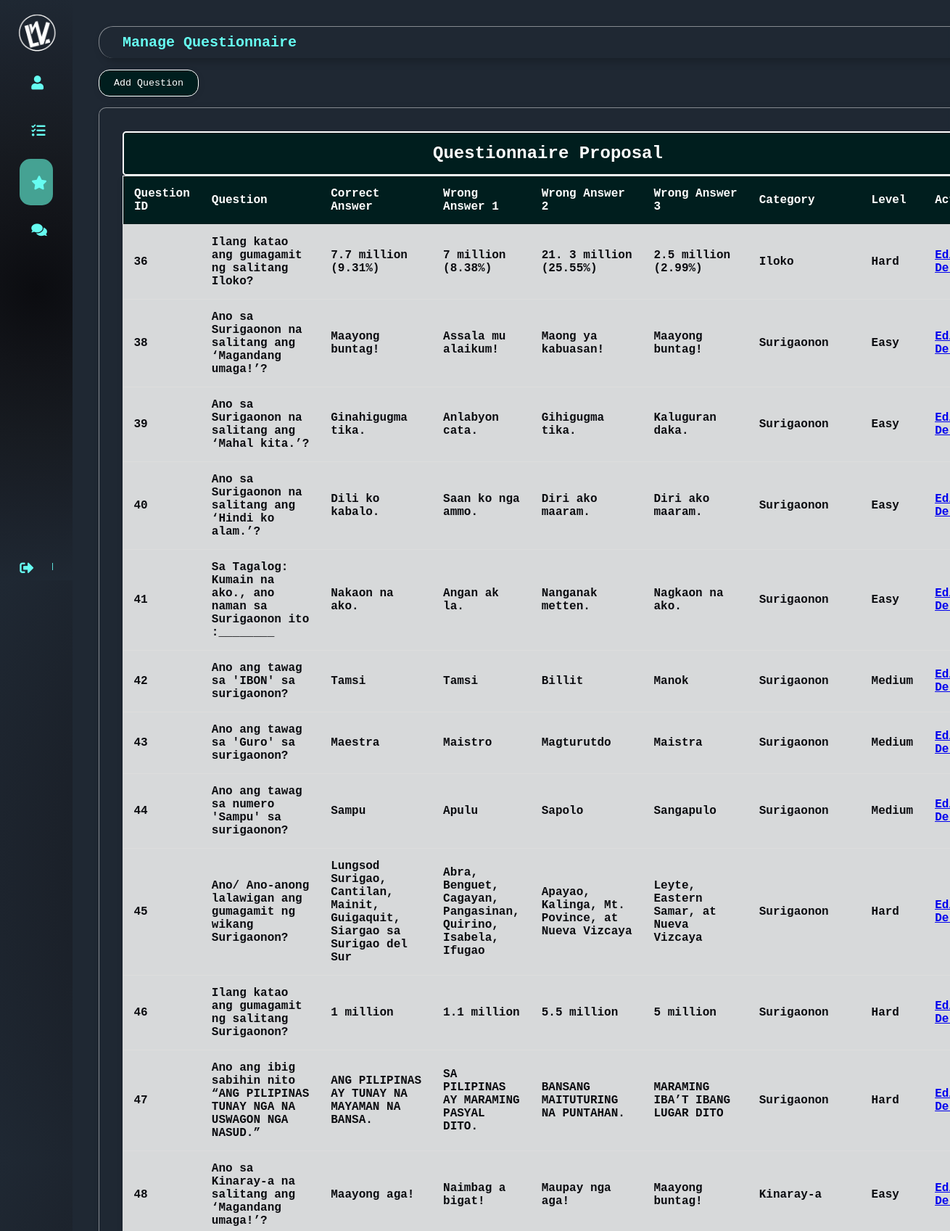
/manage_questioner.php (upper part), run on the app's committed database.
### tables this page shows
CREATE TABLE `tbl_question` (
  `question_id` int(11) NOT NULL,
  `Question` varchar(100) NOT NULL,
  `Correct_answer` varchar(100) NOT NULL,
  `Wrong_Answer1` varchar(100) NOT NULL,
  `Wrong_Answer2` varchar(100) NOT NULL,
  `Wrong_Answer3` varchar(100) NOT NULL,
  `category` varchar(100) DEFAULT NULL,
  `question_level` varchar(100) NOT NULL,
  `question_image` int(11) NOT NULL
);

### manage_questioner.php (the view, shortened to what this page needs)
<!DOCTYPE html>
<html lang="en">
<head>
    <link rel="stylesheet" href="css/manage.css">
    <link rel="stylesheet" href="https://cdnjs.cloudflare.com/ajax/libs/font-awesome/5.15.4/css/all.min.css" />
</head>
<nav>
        <div class="sidebar">
        <div class="logo">
          <img src="images/FINFINFIN.png" alt="logo">
        </div>
        <ul class="mainmenu">
          <li ><a href="dashboard.php" >
            <i class="fas fa-user"></i>
          </a>
          </li>
          <li><a href="translationrequest.php">
            <i class="fas fa-tasks"></i>
          </a>
          </li>
          <li class="active"><a href="#">
            <i class="fas fa-star"></i>
        </a>
        </li>
        <li><a href="feedbackadmin.php   ">
                <i class="fas fa-comments"></i>
            </a>
            </li>
          <li><a href="adminlogin.php" class="logout">
            <i class="fas fa-sign-out-alt"></i>
            <span class="nav-item">Logout</span>
          </a>
          </li>
        </ul>
      </div>
</nav>
<div class="maincontent">
    <main>
        <div class="glassmorphism2">
            <div class="headertitle">
                <span> <b>Manage Questionnaire</b></span>
            </div>
        </div>
        <button class="add-button" onclick="openAddModal()">Add Question</button>
        <div class="glassmorphism">
            <div class="con">
                <table>
                    <div class="headcard">
                    <h2 class="dbtitle">Questionnaire Proposal</h2>
                    </div>
                    <thead>
                        <tr>
                            <th>Question ID</th>
                            <th>Question</th>
                            <th>Correct Answer</th>
                            <th>Wrong Answer 1</th>
                            <th>Wrong Answer 2</th>
                            <th>Wrong Answer 3</th>
                            <th>Category</th>
                            <th>Level</th>
                            <th>Actions</th>
                        </tr>
                    </thead>
                    <tbody>
                        <?php
                        require('config/config.php');
                        $sql = "SELECT question_id, Question, Correct_answer, Wrong_Answer1, Wrong_Answer2, Wrong_Answer3, category, question_level, question_image FROM tbl_question";
                        $result = $conn->query($sql);
                        if ($result->num_rows > 0) {
                            while($row = $result->fetch_assoc()) {
                                echo "<tr>";
                                echo "<td>" . $row["question_id"] . "</td>";
                                echo "<td>" . $row["Question"] . "</td>";
                                echo "<td>" . $row["Correct_answer"] . "</td>";
                                echo "<td>" . $row["Wrong_Answer1"] . "</td>";
                                echo "<td>" . $row["Wrong_Answer2"] . "</td>";
                                echo "<td>" . $row["Wrong_Answer3"] . "</td>";
                                echo "<td>" . $row["category"] . "</td>";
                                echo "<td>" . $row["question_level"] . "</td>";
                                echo "<td><a href='edit_questioner.php?question_id=" . $row["question_id"] . "&question=" . urlencode($row["Question"]) . "&correct_answer=" . urlencode($row["Correct_answer"]) . "&wrong_answer1=" . urlencode($row["Wrong_Answer1"]) . "&wrong_answer2=" . urlencode($row["Wrong_Answer2"]) . "&wrong_answer3=" . urlencode($row["Wrong_Answer3"]) . "&question_level=" . urlencode($row["question_level"]) . "&category=" . urlencode($row["category"]) . "&question_image=" . urlencode($row["question_image"]) . "'>Edit</a>
                        <a href='delete_question.php?id=" . $row["question_id"] . "' onclick='return confirm(\"Are you sure you want to delete this question?\");'>Delete</a>";
                                echo "</tr>";
                            }
                        } else {
                            echo "<tr><td colspan='10' class='no-data'>No questions found</td></tr>";
                        }
                        ?>
                </tbody>
            </div>
        </div>
    </main>
</div>
</body>
</html>

### css/manage.css (style rules this page uses)
* { margin: 0; padding: 0; border: none; outline: none; box-sizing: border-box; font-family: 'Courier New', Courier, monospace; }
.sidebar { position: sticky; top: 0; left: 0; bottom: 0; width: 100px; height: 100vh; padding: 0 1.7rem; color: #66fcf1; overflow: hidden; transition: all 0.5s linear; background-image: radial-gradient(circle, #0b0c10, #121419, #171b21, #1b212a, #1f2833); }
.logo { height: 80px; padding: 16px; }
.logo img { width: 230px; margin-top: -85px; margin-left: -30px; }
.mainmenu { height: 88%; position: relative; list-style: none; padding: 0; }
.mainmenu li { padding: 1rem; margin: 8px 0; border-radius: 15px; transition: all 0.5s ease-in-out; }
.mainmenu li:hover, .active { background: #45a293; }
.mainmenu a { color: #66fcf1; font-size: 14px; text-decoration: none; display: flex; align-items: center; gap: 1.5rem; }
.mainmenu a span { overflow: hidden; }
.mainmenu a i { font-size: 1.2rem; }
.logout { position: absolute; bottom: 0; left: 0; width: 100%; }

### manage_questioner.php (style rules this page uses)
.sidebar { position: sticky; top: 0; left: 0; bottom: 0; width: 100px; height: 100vh; padding: 0 1.7rem; color: #66fcf1; overflow: hidden; transition: all 0.5s linear; background-image: radial-gradient(circle, #0b0c10, #121419, #171b21, #1b212a, #1f2833); }
.glassmorphism2 { display: flex; justify-content: space-between; align-items: center; flex-wrap: wrap; box-shadow: 5px 5px 12px #00000035; border-top: 1px solid #ffffff75; border-left: 1.2px solid #ffffff75; backdrop-filter: blur(1px); border-radius: 20px; padding: 10px 2rem; margin-bottom: 1rem; }
.headertitle { color: #66fcf1; font-size: 20px; }
.glassmorphism { padding: 2rem; box-shadow: 5px 5px 12px #00000035; border-top: 1px solid #ffffff75; border-left: 1.2px solid #ffffff75; backdrop-filter: blur(1px); border-radius: 10px; width: 100%; height: auto; overflow: auto; }
.maincontent { background: rgb(11, 12, 16); background: radial-gradient(circle, rgba(11, 12, 16, 1) 0%, rgba(69, 162, 158, 1) 0%, rgba(31, 40, 51, 1) 78%, rgba(31, 40, 51, 1) 96%); position: relative; width: 100%; padding: 1rem; }
.logout { color: #ff6b6b; }
main { margin-left: px; padding: 20px; }
h2 { color: white; }
.add-button { display: inline-block; margin-bottom: 15px; padding: 10px 20px; background-color: #001E1E; color: white; text-decoration: none; left: 10px; border-radius: 15px; transition: background-color 0.3s; box-shadow: 0 2px 10px rgba(0, 0, 0, 0.1); border: 0.5px solid white; }
table { width: 100%; border-collapse: collapse; background-color: rgba(249, 249, 249, 0.848); border-radius: 10px; overflow: hidden; box-shadow: 0 2px 10px rgba(0, 0, 0, 0.1); max-height: 500px; overflow-y: auto; font-weight: bold; }
.dbtitle { background: #001E1E; color: #fff; padding: 15px 15px; text-align: center; border: 2px solid white; border-radius: 5px; }
table thead { background-color:#001E1E; color: white; border: 0.5px solid white; }
table th, table td { padding: 15px; text-align: left; border-bottom: 1px solid #ddd; }
table th { font-weight: bold; }

### data on the page
tbl_question: question_id "36", Question "Ilang katao ang gumagamit ng salitang Iloko?", Correct_answer "7.7 million (9.31%)", Wrong_Answer1 "7 million (8.38%)", Wrong_Answer2 "21. 3 million (25.55%)", Wrong_Answer3 "2.5 million (2.99%)", category "Iloko", question_level "Hard"
tbl_question: question_id "38", Question "Ano sa Surigaonon na salitang ang ‘Magandang umaga!’?", Correct_answer "Maayong buntag!", Wrong_Answer1 "Assala mu alaikum!", Wrong_Answer2 "Maong ya kabuasan!", Wrong_Answer3 "Maayong buntag!", category "Surigaonon", question_level "Easy"
tbl_question: question_id "39", Question "Ano sa Surigaonon na salitang ang ‘Mahal kita.’?", Correct_answer "Ginahigugma tika.", Wrong_Answer1 "Anlabyon cata.", Wrong_Answer2 "Gihigugma tika.", Wrong_Answer3 "Kaluguran daka.", category "Surigaonon", question_level "Easy"
tbl_question: question_id "40", Question "Ano sa Surigaonon na salitang ang ‘Hindi ko alam.’?", Correct_answer "Dili ko kabalo.", Wrong_Answer1 "Saan ko nga ammo.", Wrong_Answer2 "Diri ako maaram.", Wrong_Answer3 "Diri ako maaram.", category "Surigaonon", question_level "Easy"
tbl_question: question_id "41", Question "Sa Tagalog: Kumain na ako., ano naman sa Surigaonon ito :________", Correct_answer "Nakaon na ako.", Wrong_Answer1 "Angan ak la.", Wrong_Answer2 "Nanganak metten.", Wrong_Answer3 "Nagkaon na ako.", category "Surigaonon", question_level "Easy"
tbl_question: question_id "42", Question "Ano ang tawag sa 'IBON' sa surigaonon?", Correct_answer "Tamsi", Wrong_Answer1 "Tamsi", Wrong_Answer2 "Billit", Wrong_Answer3 "Manok", category "Surigaonon", question_level "Medium"
tbl_question: question_id "43", Question "Ano ang tawag sa 'Guro' sa surigaonon?", Correct_answer "Maestra", Wrong_Answer1 "Maistro", Wrong_Answer2 "Magturutdo", Wrong_Answer3 "Maistra", category "Surigaonon", question_level "Medium"
tbl_question: question_id "44", Question "Ano ang tawag sa numero 'Sampu' sa surigaonon?", Correct_answer "Sampu", Wrong_Answer1 "Apulu", Wrong_Answer2 "Sapolo", Wrong_Answer3 "Sangapulo", category "Surigaonon", question_level "Medium"
tbl_question: question_id "45", Question "Ano/ Ano-anong lalawigan ang gumagamit ng wikang Surigaonon?", Correct_answer "Lungsod Surigao, Cantilan, Mainit, Guigaquit, Siargao sa Surigao del Sur", Wrong_Answer1 "Abra, Benguet, Cagayan, Pangasinan, Quirino, Isabela, Ifugao", Wrong_Answer2 "Apayao, Kalinga, Mt. Povince, at Nueva Vizcaya", Wrong_Answer3 "Leyte, Eastern Samar, at Nueva Vizcaya", category "Surigaonon", question_level "Hard"
tbl_question: question_id "46", Question "Ilang katao ang gumagamit ng salitang Surigaonon?", Correct_answer "1 million", Wrong_Answer1 "1.1 million", Wrong_Answer2 "5.5 million", Wrong_Answer3 "5 million", category "Surigaonon", question_level "Hard"
tbl_question: question_id "47", Question "Ano ang ibig sabihin nito “ANG PILIPINAS TUNAY NGA NA USWAGON NGA NASUD.”", Correct_answer "ANG PILIPINAS AY TUNAY NA MAYAMAN NA BANSA.", Wrong_Answer1 "SA PILIPINAS AY MARAMING PASYAL DITO.", Wrong_Answer2 "BANSANG MAITUTURING NA PUNTAHAN.", Wrong_Answer3 "MARAMING IBA’T IBANG LUGAR DITO", category "Surigaonon", question_level "Hard"
tbl_question: question_id "48", Question "Ano sa Kinaray-a na salitang ang ‘Magandang umaga!’?", Correct_answer "Maayong aga!", Wrong_Answer1 "Naimbag a bigat!", Wrong_Answer2 "Maupay nga aga!", Wrong_Answer3 "Maayong buntag!", category "Kinaray-a", question_level "Easy"
